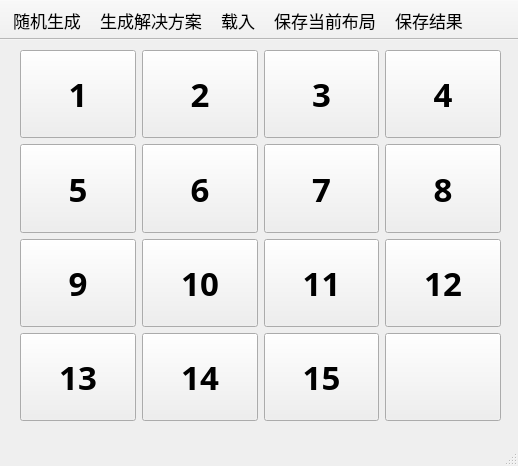
<?xml version="1.0" encoding="UTF-8"?>
<ui version="4.0">
 <class>MainWindow</class>
 <widget class="QMainWindow" name="MainWindow">
  <property name="geometry">
   <rect>
    <x>0</x>
    <y>0</y>
    <width>518</width>
    <height>466</height>
   </rect>
  </property>
  <property name="windowTitle">
   <string>15数码——Kingtous</string>
  </property>
  <widget class="QWidget" name="centralwidget">
   <widget class="QWidget" name="gridLayoutWidget">
    <property name="geometry">
     <rect>
      <x>20</x>
      <y>10</y>
      <width>481</width>
      <height>371</height>
     </rect>
    </property>
    <layout class="QGridLayout" name="container">
     <item row="2" column="2">
      <widget class="QPushButton" name="pushButton_11">
       <property name="enabled">
        <bool>true</bool>
       </property>
       <property name="sizePolicy">
        <sizepolicy hsizetype="MinimumExpanding" vsizetype="MinimumExpanding">
         <horstretch>0</horstretch>
         <verstretch>0</verstretch>
        </sizepolicy>
       </property>
       <property name="font">
        <font>
         <family>Microsoft YaHei</family>
         <pointsize>25</pointsize>
         <weight>75</weight>
         <bold>true</bold>
        </font>
       </property>
       <property name="autoFillBackground">
        <bool>true</bool>
       </property>
       <property name="text">
        <string>11</string>
       </property>
       <property name="checkable">
        <bool>false</bool>
       </property>
       <property name="checked">
        <bool>false</bool>
       </property>
       <property name="default">
        <bool>false</bool>
       </property>
       <property name="flat">
        <bool>false</bool>
       </property>
      </widget>
     </item>
     <item row="1" column="0">
      <widget class="QPushButton" name="pushButton_5">
       <property name="enabled">
        <bool>true</bool>
       </property>
       <property name="sizePolicy">
        <sizepolicy hsizetype="MinimumExpanding" vsizetype="MinimumExpanding">
         <horstretch>0</horstretch>
         <verstretch>0</verstretch>
        </sizepolicy>
       </property>
       <property name="font">
        <font>
         <family>Microsoft YaHei</family>
         <pointsize>25</pointsize>
         <weight>75</weight>
         <bold>true</bold>
        </font>
       </property>
       <property name="autoFillBackground">
        <bool>true</bool>
       </property>
       <property name="text">
        <string>5</string>
       </property>
       <property name="checkable">
        <bool>false</bool>
       </property>
       <property name="checked">
        <bool>false</bool>
       </property>
       <property name="default">
        <bool>false</bool>
       </property>
       <property name="flat">
        <bool>false</bool>
       </property>
      </widget>
     </item>
     <item row="0" column="3">
      <widget class="QPushButton" name="pushButton_4">
       <property name="enabled">
        <bool>true</bool>
       </property>
       <property name="sizePolicy">
        <sizepolicy hsizetype="MinimumExpanding" vsizetype="MinimumExpanding">
         <horstretch>0</horstretch>
         <verstretch>0</verstretch>
        </sizepolicy>
       </property>
       <property name="font">
        <font>
         <family>Microsoft YaHei</family>
         <pointsize>25</pointsize>
         <weight>75</weight>
         <bold>true</bold>
        </font>
       </property>
       <property name="autoFillBackground">
        <bool>true</bool>
       </property>
       <property name="text">
        <string>4</string>
       </property>
       <property name="checkable">
        <bool>false</bool>
       </property>
       <property name="checked">
        <bool>false</bool>
       </property>
       <property name="default">
        <bool>false</bool>
       </property>
       <property name="flat">
        <bool>false</bool>
       </property>
      </widget>
     </item>
     <item row="0" column="1">
      <widget class="QPushButton" name="pushButton_2">
       <property name="enabled">
        <bool>true</bool>
       </property>
       <property name="sizePolicy">
        <sizepolicy hsizetype="MinimumExpanding" vsizetype="MinimumExpanding">
         <horstretch>0</horstretch>
         <verstretch>0</verstretch>
        </sizepolicy>
       </property>
       <property name="font">
        <font>
         <family>Microsoft YaHei</family>
         <pointsize>25</pointsize>
         <weight>75</weight>
         <bold>true</bold>
        </font>
       </property>
       <property name="autoFillBackground">
        <bool>true</bool>
       </property>
       <property name="text">
        <string>2</string>
       </property>
       <property name="checkable">
        <bool>false</bool>
       </property>
       <property name="checked">
        <bool>false</bool>
       </property>
       <property name="default">
        <bool>false</bool>
       </property>
       <property name="flat">
        <bool>false</bool>
       </property>
      </widget>
     </item>
     <item row="0" column="2">
      <widget class="QPushButton" name="pushButton_3">
       <property name="enabled">
        <bool>true</bool>
       </property>
       <property name="sizePolicy">
        <sizepolicy hsizetype="MinimumExpanding" vsizetype="MinimumExpanding">
         <horstretch>0</horstretch>
         <verstretch>0</verstretch>
        </sizepolicy>
       </property>
       <property name="font">
        <font>
         <family>Microsoft YaHei</family>
         <pointsize>25</pointsize>
         <weight>75</weight>
         <bold>true</bold>
        </font>
       </property>
       <property name="autoFillBackground">
        <bool>true</bool>
       </property>
       <property name="text">
        <string>3</string>
       </property>
       <property name="checkable">
        <bool>false</bool>
       </property>
       <property name="checked">
        <bool>false</bool>
       </property>
       <property name="default">
        <bool>false</bool>
       </property>
       <property name="flat">
        <bool>false</bool>
       </property>
      </widget>
     </item>
     <item row="1" column="3">
      <widget class="QPushButton" name="pushButton_8">
       <property name="enabled">
        <bool>true</bool>
       </property>
       <property name="sizePolicy">
        <sizepolicy hsizetype="MinimumExpanding" vsizetype="MinimumExpanding">
         <horstretch>0</horstretch>
         <verstretch>0</verstretch>
        </sizepolicy>
       </property>
       <property name="font">
        <font>
         <family>Microsoft YaHei</family>
         <pointsize>25</pointsize>
         <weight>75</weight>
         <bold>true</bold>
        </font>
       </property>
       <property name="autoFillBackground">
        <bool>true</bool>
       </property>
       <property name="text">
        <string>8</string>
       </property>
       <property name="checkable">
        <bool>false</bool>
       </property>
       <property name="checked">
        <bool>false</bool>
       </property>
       <property name="default">
        <bool>false</bool>
       </property>
       <property name="flat">
        <bool>false</bool>
       </property>
      </widget>
     </item>
     <item row="0" column="0">
      <widget class="QPushButton" name="pushButton_1">
       <property name="enabled">
        <bool>true</bool>
       </property>
       <property name="sizePolicy">
        <sizepolicy hsizetype="MinimumExpanding" vsizetype="MinimumExpanding">
         <horstretch>0</horstretch>
         <verstretch>0</verstretch>
        </sizepolicy>
       </property>
       <property name="font">
        <font>
         <family>Microsoft YaHei</family>
         <pointsize>25</pointsize>
         <weight>75</weight>
         <bold>true</bold>
        </font>
       </property>
       <property name="autoFillBackground">
        <bool>true</bool>
       </property>
       <property name="text">
        <string>1</string>
       </property>
       <property name="checkable">
        <bool>false</bool>
       </property>
       <property name="checked">
        <bool>false</bool>
       </property>
       <property name="autoDefault">
        <bool>false</bool>
       </property>
       <property name="default">
        <bool>false</bool>
       </property>
       <property name="flat">
        <bool>false</bool>
       </property>
      </widget>
     </item>
     <item row="2" column="3">
      <widget class="QPushButton" name="pushButton_12">
       <property name="enabled">
        <bool>true</bool>
       </property>
       <property name="sizePolicy">
        <sizepolicy hsizetype="MinimumExpanding" vsizetype="MinimumExpanding">
         <horstretch>0</horstretch>
         <verstretch>0</verstretch>
        </sizepolicy>
       </property>
       <property name="font">
        <font>
         <family>Microsoft YaHei</family>
         <pointsize>25</pointsize>
         <weight>75</weight>
         <bold>true</bold>
        </font>
       </property>
       <property name="autoFillBackground">
        <bool>true</bool>
       </property>
       <property name="text">
        <string>12</string>
       </property>
       <property name="checkable">
        <bool>false</bool>
       </property>
       <property name="checked">
        <bool>false</bool>
       </property>
       <property name="default">
        <bool>false</bool>
       </property>
       <property name="flat">
        <bool>false</bool>
       </property>
      </widget>
     </item>
     <item row="1" column="1">
      <widget class="QPushButton" name="pushButton_6">
       <property name="enabled">
        <bool>true</bool>
       </property>
       <property name="sizePolicy">
        <sizepolicy hsizetype="MinimumExpanding" vsizetype="MinimumExpanding">
         <horstretch>0</horstretch>
         <verstretch>0</verstretch>
        </sizepolicy>
       </property>
       <property name="font">
        <font>
         <family>Microsoft YaHei</family>
         <pointsize>25</pointsize>
         <weight>75</weight>
         <bold>true</bold>
        </font>
       </property>
       <property name="autoFillBackground">
        <bool>true</bool>
       </property>
       <property name="text">
        <string>6</string>
       </property>
       <property name="checkable">
        <bool>false</bool>
       </property>
       <property name="checked">
        <bool>false</bool>
       </property>
       <property name="default">
        <bool>false</bool>
       </property>
       <property name="flat">
        <bool>false</bool>
       </property>
      </widget>
     </item>
     <item row="1" column="2">
      <widget class="QPushButton" name="pushButton_7">
       <property name="enabled">
        <bool>true</bool>
       </property>
       <property name="sizePolicy">
        <sizepolicy hsizetype="MinimumExpanding" vsizetype="MinimumExpanding">
         <horstretch>0</horstretch>
         <verstretch>0</verstretch>
        </sizepolicy>
       </property>
       <property name="font">
        <font>
         <family>Microsoft YaHei</family>
         <pointsize>25</pointsize>
         <weight>75</weight>
         <bold>true</bold>
        </font>
       </property>
       <property name="autoFillBackground">
        <bool>true</bool>
       </property>
       <property name="text">
        <string>7</string>
       </property>
       <property name="checkable">
        <bool>false</bool>
       </property>
       <property name="checked">
        <bool>false</bool>
       </property>
       <property name="default">
        <bool>false</bool>
       </property>
       <property name="flat">
        <bool>false</bool>
       </property>
      </widget>
     </item>
     <item row="2" column="1">
      <widget class="QPushButton" name="pushButton_10">
       <property name="enabled">
        <bool>true</bool>
       </property>
       <property name="sizePolicy">
        <sizepolicy hsizetype="MinimumExpanding" vsizetype="MinimumExpanding">
         <horstretch>0</horstretch>
         <verstretch>0</verstretch>
        </sizepolicy>
       </property>
       <property name="font">
        <font>
         <family>Microsoft YaHei</family>
         <pointsize>25</pointsize>
         <weight>75</weight>
         <bold>true</bold>
        </font>
       </property>
       <property name="autoFillBackground">
        <bool>true</bool>
       </property>
       <property name="text">
        <string>10</string>
       </property>
       <property name="checkable">
        <bool>false</bool>
       </property>
       <property name="checked">
        <bool>false</bool>
       </property>
       <property name="default">
        <bool>false</bool>
       </property>
       <property name="flat">
        <bool>false</bool>
       </property>
      </widget>
     </item>
     <item row="2" column="0">
      <widget class="QPushButton" name="pushButton_9">
       <property name="enabled">
        <bool>true</bool>
       </property>
       <property name="sizePolicy">
        <sizepolicy hsizetype="MinimumExpanding" vsizetype="MinimumExpanding">
         <horstretch>0</horstretch>
         <verstretch>0</verstretch>
        </sizepolicy>
       </property>
       <property name="font">
        <font>
         <family>Microsoft YaHei</family>
         <pointsize>25</pointsize>
         <weight>75</weight>
         <bold>true</bold>
        </font>
       </property>
       <property name="autoFillBackground">
        <bool>true</bool>
       </property>
       <property name="text">
        <string>9</string>
       </property>
       <property name="checkable">
        <bool>false</bool>
       </property>
       <property name="checked">
        <bool>false</bool>
       </property>
       <property name="default">
        <bool>false</bool>
       </property>
       <property name="flat">
        <bool>false</bool>
       </property>
      </widget>
     </item>
     <item row="3" column="0">
      <widget class="QPushButton" name="pushButton_13">
       <property name="enabled">
        <bool>true</bool>
       </property>
       <property name="sizePolicy">
        <sizepolicy hsizetype="MinimumExpanding" vsizetype="MinimumExpanding">
         <horstretch>0</horstretch>
         <verstretch>0</verstretch>
        </sizepolicy>
       </property>
       <property name="font">
        <font>
         <family>Microsoft YaHei</family>
         <pointsize>25</pointsize>
         <weight>75</weight>
         <bold>true</bold>
        </font>
       </property>
       <property name="autoFillBackground">
        <bool>true</bool>
       </property>
       <property name="text">
        <string>13</string>
       </property>
       <property name="checkable">
        <bool>false</bool>
       </property>
       <property name="checked">
        <bool>false</bool>
       </property>
       <property name="default">
        <bool>false</bool>
       </property>
       <property name="flat">
        <bool>false</bool>
       </property>
      </widget>
     </item>
     <item row="3" column="1">
      <widget class="QPushButton" name="pushButton_14">
       <property name="enabled">
        <bool>true</bool>
       </property>
       <property name="sizePolicy">
        <sizepolicy hsizetype="MinimumExpanding" vsizetype="MinimumExpanding">
         <horstretch>0</horstretch>
         <verstretch>0</verstretch>
        </sizepolicy>
       </property>
       <property name="font">
        <font>
         <family>Microsoft YaHei</family>
         <pointsize>25</pointsize>
         <weight>75</weight>
         <bold>true</bold>
        </font>
       </property>
       <property name="autoFillBackground">
        <bool>true</bool>
       </property>
       <property name="text">
        <string>14</string>
       </property>
       <property name="checkable">
        <bool>false</bool>
       </property>
       <property name="checked">
        <bool>false</bool>
       </property>
       <property name="default">
        <bool>false</bool>
       </property>
       <property name="flat">
        <bool>false</bool>
       </property>
      </widget>
     </item>
     <item row="3" column="2">
      <widget class="QPushButton" name="pushButton_15">
       <property name="enabled">
        <bool>true</bool>
       </property>
       <property name="sizePolicy">
        <sizepolicy hsizetype="MinimumExpanding" vsizetype="MinimumExpanding">
         <horstretch>0</horstretch>
         <verstretch>0</verstretch>
        </sizepolicy>
       </property>
       <property name="font">
        <font>
         <family>Microsoft YaHei</family>
         <pointsize>25</pointsize>
         <weight>75</weight>
         <bold>true</bold>
        </font>
       </property>
       <property name="autoFillBackground">
        <bool>true</bool>
       </property>
       <property name="text">
        <string>15</string>
       </property>
       <property name="checkable">
        <bool>false</bool>
       </property>
       <property name="checked">
        <bool>false</bool>
       </property>
       <property name="default">
        <bool>false</bool>
       </property>
       <property name="flat">
        <bool>false</bool>
       </property>
      </widget>
     </item>
     <item row="3" column="3">
      <widget class="QPushButton" name="pushButton_16">
       <property name="enabled">
        <bool>true</bool>
       </property>
       <property name="sizePolicy">
        <sizepolicy hsizetype="MinimumExpanding" vsizetype="MinimumExpanding">
         <horstretch>0</horstretch>
         <verstretch>0</verstretch>
        </sizepolicy>
       </property>
       <property name="font">
        <font>
         <family>Microsoft YaHei</family>
         <pointsize>25</pointsize>
         <weight>75</weight>
         <bold>true</bold>
        </font>
       </property>
       <property name="autoFillBackground">
        <bool>true</bool>
       </property>
       <property name="text">
        <string/>
       </property>
       <property name="checkable">
        <bool>false</bool>
       </property>
       <property name="checked">
        <bool>false</bool>
       </property>
       <property name="default">
        <bool>false</bool>
       </property>
       <property name="flat">
        <bool>false</bool>
       </property>
      </widget>
     </item>
    </layout>
   </widget>
  </widget>
  <widget class="QMenuBar" name="menubar">
   <property name="geometry">
    <rect>
     <x>0</x>
     <y>0</y>
     <width>518</width>
     <height>22</height>
    </rect>
   </property>
  </widget>
  <widget class="QStatusBar" name="statusbar"/>
  <widget class="QToolBar" name="toolBar">
   <property name="cursor">
    <cursorShape>PointingHandCursor</cursorShape>
   </property>
   <property name="windowTitle">
    <string>toolBar</string>
   </property>
   <property name="movable">
    <bool>false</bool>
   </property>
   <property name="orientation">
    <enum>Qt::Horizontal</enum>
   </property>
   <property name="toolButtonStyle">
    <enum>Qt::ToolButtonTextBesideIcon</enum>
   </property>
   <attribute name="toolBarArea">
    <enum>TopToolBarArea</enum>
   </attribute>
   <attribute name="toolBarBreak">
    <bool>false</bool>
   </attribute>
   <addaction name="action_gen"/>
   <addaction name="action_solve"/>
   <addaction name="action_load"/>
   <addaction name="action_storeLayout"/>
   <addaction name="action_storeResult"/>
  </widget>
  <action name="action_gen">
   <property name="text">
    <string>随机生成</string>
   </property>
   <property name="font">
    <font>
     <family>Microsoft YaHei UI</family>
     <pointsize>13</pointsize>
    </font>
   </property>
   <property name="shortcut">
    <string>Ctrl+1</string>
   </property>
  </action>
  <action name="action_solve">
   <property name="text">
    <string>生成解决方案</string>
   </property>
   <property name="toolTip">
    <string>解决当前问题</string>
   </property>
   <property name="font">
    <font>
     <family>Microsoft YaHei UI</family>
     <pointsize>13</pointsize>
    </font>
   </property>
   <property name="shortcut">
    <string>Ctrl+2</string>
   </property>
  </action>
  <action name="action_load">
   <property name="text">
    <string>载入</string>
   </property>
   <property name="font">
    <font>
     <family>Microsoft YaHei UI</family>
     <pointsize>13</pointsize>
    </font>
   </property>
   <property name="shortcut">
    <string>Ctrl+3</string>
   </property>
  </action>
  <action name="action_storeLayout">
   <property name="text">
    <string>保存当前布局</string>
   </property>
   <property name="toolTip">
    <string>保存当前布局</string>
   </property>
   <property name="font">
    <font>
     <family>Microsoft YaHei UI</family>
     <pointsize>13</pointsize>
    </font>
   </property>
   <property name="shortcut">
    <string>Ctrl+4</string>
   </property>
  </action>
  <action name="action_storeResult">
   <property name="text">
    <string>保存结果</string>
   </property>
   <property name="toolTip">
    <string>保存结果</string>
   </property>
   <property name="font">
    <font>
     <family>Microsoft YaHei UI</family>
     <pointsize>13</pointsize>
    </font>
   </property>
   <property name="shortcut">
    <string>Ctrl+5</string>
   </property>
  </action>
 </widget>
 <resources/>
 <connections/>
</ui>
